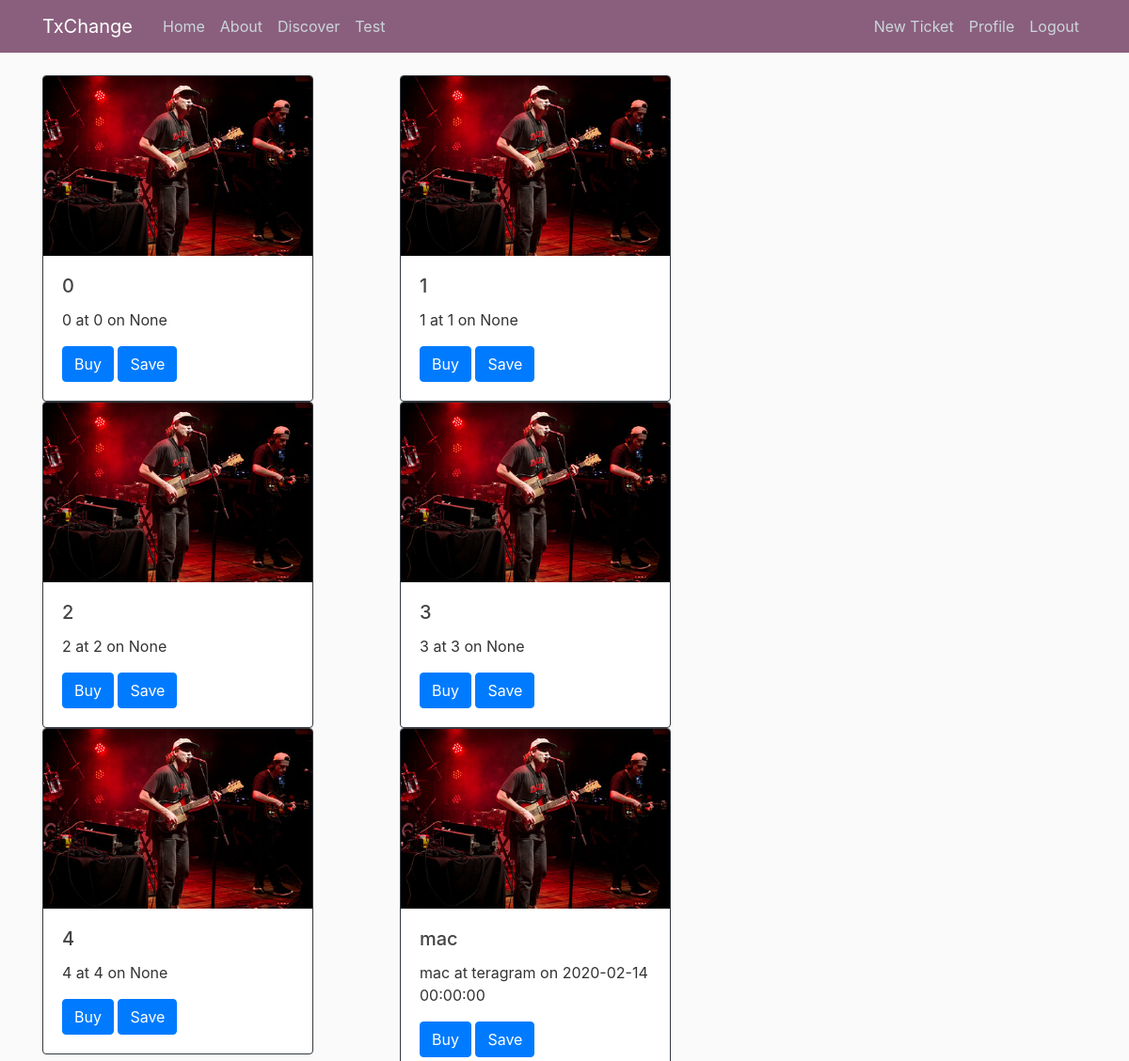
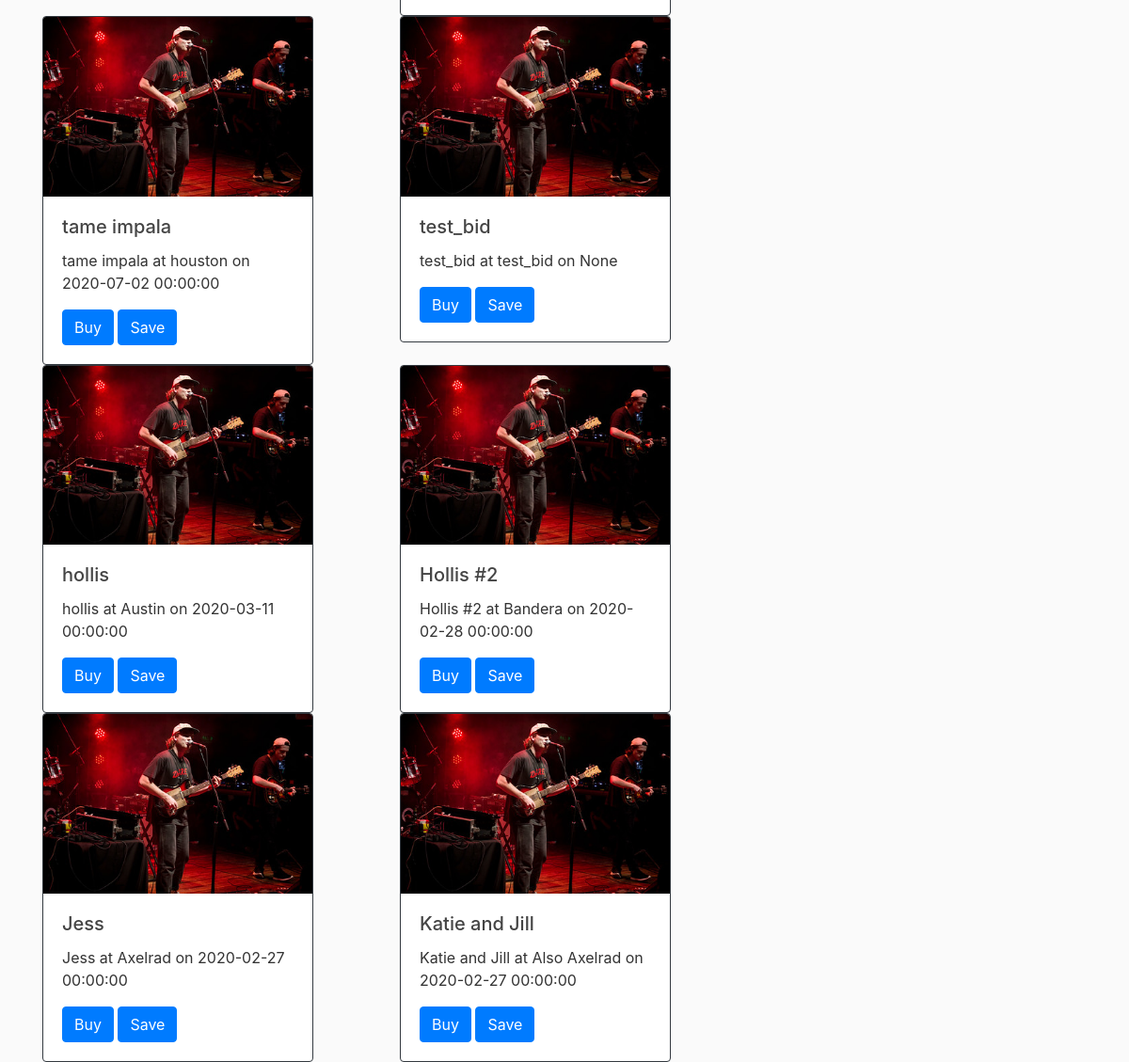
Page /discover (signed in) on the committed database (2 pictures, top to bottom).
### TxChange/models.py (models this page shows, shortened)
class Ticket(db.Model):
	__tablename__ = "ticket"
	id = db.Column(db.Integer, primary_key=True)
	artist = db.Column(db.String(80), nullable=False)
	venue = db.Column(db.String(80))
	date_posted = db.Column(db.DateTime, nullable=False, default=datetime.utcnow)
	price = db.Column(db.Integer, nullable=False)
	concert_date_time = db.Column(db.DateTime)
	current_best_bid = db.Column(db.Integer, default=0)
	_owner_id = db.Column(db.Integer, db.ForeignKey("user.id"))
	_current_best_bidder_id = db.Column(db.Integer, db.ForeignKey("user.id"))
	owner = db.relationship("User", foreign_keys=[_owner_id], backref="tickets", lazy=True)
	current_best_bidder = db.relationship("User",foreign_keys=[_current_best_bidder_id],backref="my_winning_bids", lazy=True)
	users_interested = db.relationship("User", secondary=interested, back_populates='interested_in')

### TxChange/routes.py (the view)
@app.route("/discover")
def discover():
    tickets = Ticket.query.all()
    return render_template("discover.html", title="Discover", tickets=tickets)

### TxChange/models.py (called while the page is built)
@login_manager.user_loader
def load_user(user_id):
    return User.query.get(int(user_id))

### TxChange/templates/discover.html
{% extends "layout.html" %} {% block content %}
<div class="continer">
	<div class="row">
		{% for ticket in tickets %}
		<div class='col'>
			<div class="card border border-dark" style="width: 18rem;">
				<img src="static/mac.jpg" class="card-img-top" alt="...">
				<div class="card-body">
					<h5 class="card-title">{{ ticket.artist}}</h5>
					<p class="card-text">{{ ticket.artist}} at {{ ticket.venue}} on {{ ticket.concert_date_time}}</p>
					<a href="{{ url_for('ticket', ticket_id=ticket.id)}}" class="btn btn-primary">Buy</a>
					<a href="{{ url_for('interested', ticket_id=ticket.id)}}" class="btn btn-primary">Save</a>
				</div>
			</div>
		</div>
		{% endfor %}
	</div>
</div>
{% endblock%}

### TxChange/static/stye.css (style rules this page uses)
body { background: #fafafa; color: #333333; margin-top: 5rem; }
h1, h2, h3, h4, h5, h6 { color: #444444; }

### rows in the picture
Ticket: artist "0", venue "0", concert_date_time "None"
Ticket: artist "1", venue "1", concert_date_time "None"
Ticket: artist "2", venue "2", concert_date_time "None"
Ticket: artist "3", venue "3", concert_date_time "None"
Ticket: artist "4", venue "4", concert_date_time "None"
Ticket: artist "mac", venue "teragram", concert_date_time "2020-02-14 00:00:00"
Ticket: artist "tame impala", venue "houston", concert_date_time "2020-07-02 00:00:00"
Ticket: artist "test_bid", venue "test_bid", concert_date_time "None"
Ticket: artist "hollis", venue "Austin", concert_date_time "2020-03-11 00:00:00"
Ticket: artist "Hollis #2", venue "Bandera", concert_date_time "2020-02-28 00:00:00"
Ticket: artist "Jess", venue "Axelrad", concert_date_time "2020-02-27 00:00:00"
Ticket: artist "Katie and Jill", venue "Also Axelrad", concert_date_time "2020-02-27 00:00:00"
